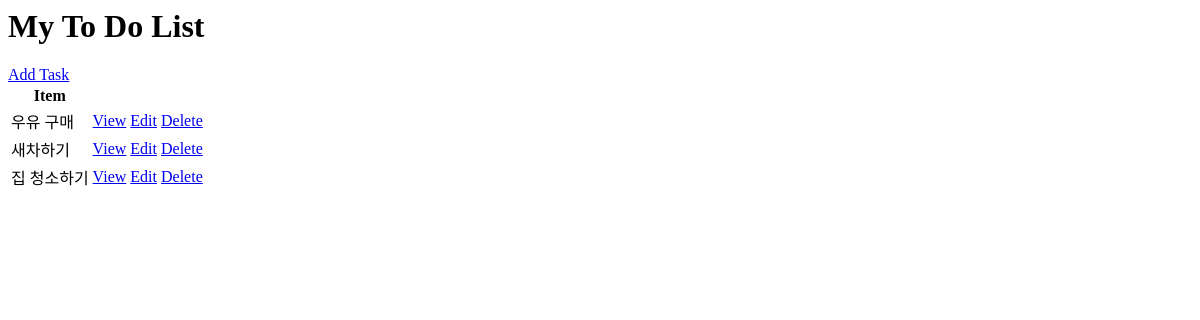
/, run on an earlier commit of the app's database.
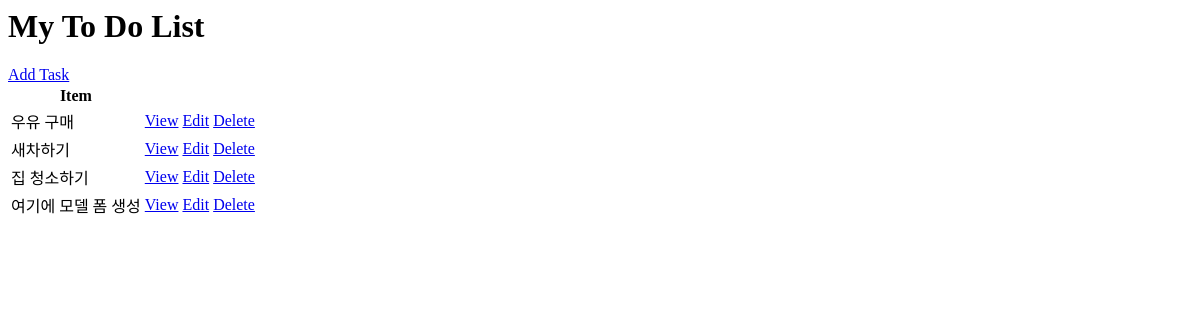
And on a later commit of the database.
### base/models.py (models this page shows, shortened)
class Task(models.Model):
    user = models.ForeignKey(User, on_delete=models.CASCADE, null=True, blank=True)
    title = models.CharField(max_length=200)
    description = models.TextField(null=True, blank=True)
    complete = models.BooleanField(default=False)
    create = models.DateTimeField(auto_now_add=True)
    class Meta:
        ordering = ['complete']

### base/views.py (the view)
# urls.py: path('', TaskList.as_view(), name='tasks'),
class TaskList(ListView):
    model = Task
    context_object_name = 'tasks'

### base/templates/base/task_list.html
<h1>My To Do List</h1>
<a href="{% url 'task-create' %}">Add Task</a>
<table>
    <tr>
        <th>Item</th>
        <th></th>
        <th></th>
        <th></th>
    </tr>
    {% for task in tasks %}
    <tr>
        <td>{{ task.title }}</td>
        <td><a href="{% url 'task' task.id %}">View</a></td>
        <td><a href="{% url 'task-update' task.id %}">Edit</a></td>
        <td><a href="{% url 'task-delete' task.id %}">Delete</a></td>
    </tr>
    {% empty %}
    <h3>No items in list</h3>
    {% endfor %}
</table>

What changed in the data, as far as the page shows it:
added Task: title "여기에 모델 폼 생성"
